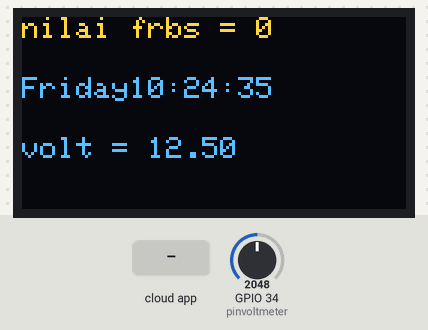
The program below on a simulated ESP32. On the bench: 128×64 one-colour display. The test bench sets the inputs (shaded band); at power-on: GPIO 34 (pinvoltmeter) = 2048. The OLED is the two-colour kind (top 16 rows yellow); WiFi joins after 1.5 s; servers stay silent unless stated; the local clock reads 2024-03-15 10:24:30 at power-on unless the program sets it; the Firebase database answers and starts empty; what the program prints to the serial monitor is not drawn.

Above: at 5.7 s.
5.8 s: GPIO 34 (pinvoltmeter) set to 2866
At 6.9 s:
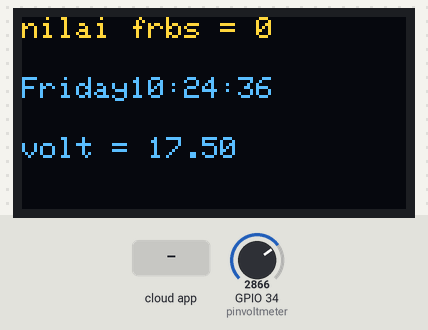
8.6 s: the phone or cloud app sets counter to 1
At 8.78 s:
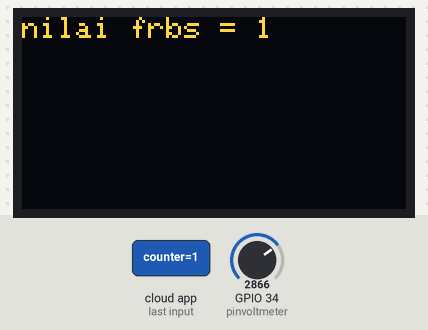
10.2 s: the phone or cloud app sets counter to 0
At 10.9 s:
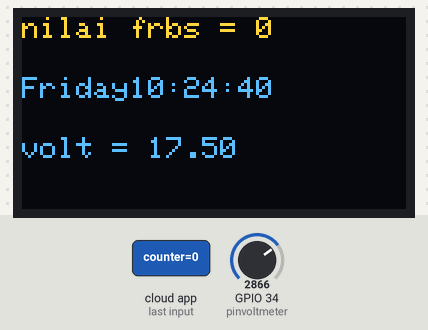
11.9 s: GPIO 34 (pinvoltmeter) set to 3603
At 13.3 s:
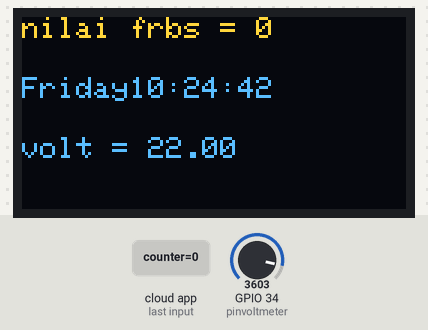
14.3 s: GPIO 34 (pinvoltmeter) set to 4095
At 15.7 s:
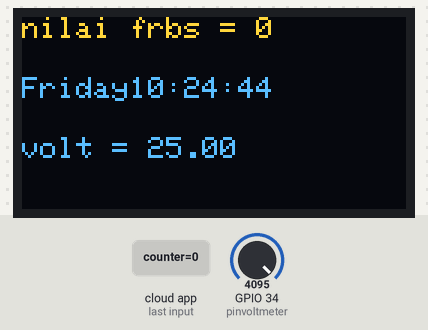
Timing chart, 0 to 17.3 s (numbered marks = the images above; inputs shaded):
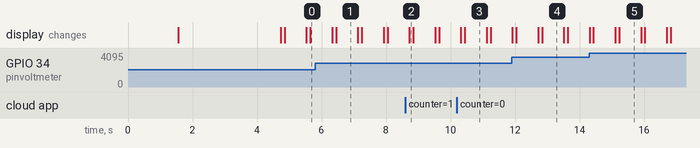

Measured:
- what the display in image 1 shows lasts 0.6 s, from 6.5 s to 7.1 s

The program:

main.cpp
```cpp
#include <Arduino.h>
#include <Wire.h>
#include <SPI.h>
#include <Adafruit_GFX.h>
#include <Adafruit_SSD1306.h>
#include <WiFi.h>
#include <FirebaseESP32.h>
#include "RTClib.h"

FirebaseData fbdo;

#define WIFI_SSID "itera"
#define WIFI_PASSWORD "12345678"

#define FIREBASE_HOST "filterairdesa-default-rtdb.firebaseio.com"
#define FIREBASE_AUTH "ghr2tGl9KTAI6MKeU1rfeaZn0KCboPDFzmVZvlaO"

#define SCREEN_WIDTH 128
#define SCREEN_HEIGHT 64

Adafruit_SSD1306 display(SCREEN_WIDTH, SCREEN_HEIGHT, &Wire, -1);
RTC_DS3231 rtc;

const int pinvoltmeter = 34;
int nilaipotensio = 0;
int nilaifire = 0;

float R1 = 7510.0;
float R2 = 30000.0;
int nilaipinvoltmeter = 0;
float nilaivoltase;

String pesanerr;
char daysOfTheWeek[7][12] = {"Sunday", "Monday", "Tuesday", "Wednesday", "Thursday", "Friday", "Saturday"};

void setup()
{
  Serial.begin(9600);

  WiFi.begin(WIFI_SSID, WIFI_PASSWORD);
  Serial.print("Connecting to Wi-Fi");
  while (WiFi.status() != WL_CONNECTED)
  {
    Serial.print(".");
    delay(300);
  }
  Serial.println();
  Serial.print("Connected with IP: ");
  Serial.println(WiFi.localIP());
  Serial.println();

  Firebase.begin(FIREBASE_HOST, FIREBASE_AUTH);
  Firebase.reconnectWiFi(true);

  if (!rtc.begin())
  {
    Serial.print("Couldn't find RTC");
    Serial.flush();
    abort();
  }

  if (rtc.lostPower())
  {
    Serial.print("RTC lost power, let's set the time!");
    rtc.adjust(DateTime(F(__DATE__), F(__TIME__)));
  }

  if (!display.begin(SSD1306_SWITCHCAPVCC, 0x3C))
  {
    Serial.print("SSD1306 allocation failed");
    for (;;)
      ;
  }

  display.clearDisplay();
  display.setTextSize(1);
  display.setTextColor(WHITE);
  display.setCursor(0, 20);
  display.print("coba firebase");
  display.display();
  delay(3000);
}

void loop()
{
  nilaipinvoltmeter = analogRead(pinvoltmeter);
  nilaivoltase = nilaipinvoltmeter * (5.0 / 1024) * ((R1 + R2) / R2);
  display.clearDisplay();
  DateTime now = rtc.now();

  if (Firebase.getInt(fbdo, "/counter"))
  {
    if (fbdo.dataType() == "int")
    {

      display.setTextSize(1);
      display.setTextColor(WHITE);
      display.setCursor(0, 0);
      display.print("nilai frbs = ");
      display.print(fbdo.intData());
      display.display();
      delay(70);
    }
  }
  else
  {
    display.setTextSize(1);
    display.setTextColor(WHITE);
    display.setCursor(0, 0);
    display.print(fbdo.errorReason());
    display.display();
    delay(70);
  }

  display.setTextColor(WHITE);
  display.setCursor(0, 20);
  display.print(daysOfTheWeek[now.dayOfTheWeek()]);
  display.print(now.hour(), DEC);
  display.print(":");
  display.print(now.minute(), DEC);
  display.print(":");
  display.print(now.second(), DEC);
  display.display();

  display.setTextColor(WHITE);
  display.setCursor(0, 40);
  display.print("volt = ");
  display.print(nilaivoltase);
  display.display();
  delay(500);
}
```
